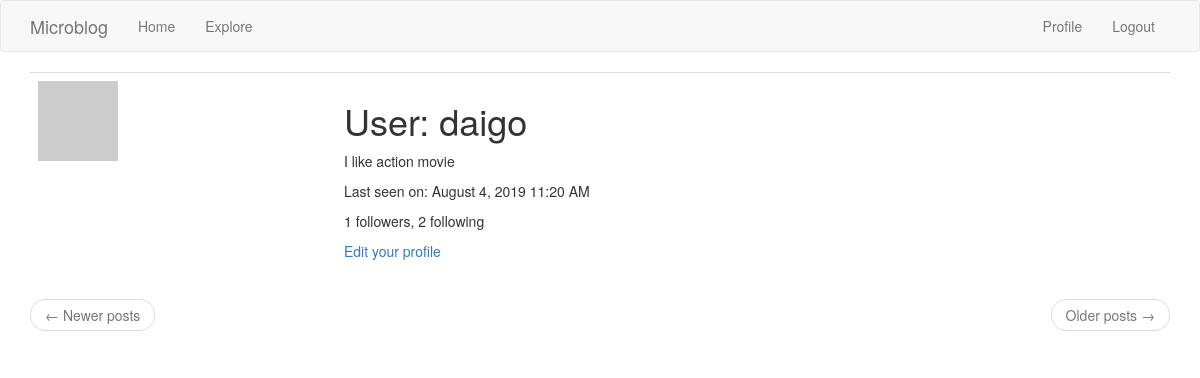
/user/daigo (signed in), run on the app's committed database.
### app/models.py (models this page shows, shortened)
class User(UserMixin, db.Model):
    id = db.Column(db.Integer, primary_key=True)
    username = db.Column(db.String(64), index=True, unique=True)
    email = db.Column(db.String(64), index=True, unique=True)
    password_hash = db.Column(db.String(128))
    posts = db.relationship('Post', backref='author', lazy='dynamic')
    about_me = db.Column(db.String(140))
    last_seen = db.Column(db.DateTime, default=datetime.utcnow)
    followed = db.relationship(
        'User', secondary=followers,
        primaryjoin=(followers.c.follower_id == id),
        secondaryjoin=(followers.c.followed_id == id),
        backref=db.backref('followers', lazy='dynamic'),
        lazy='dynamic')
    def avatar(self, size):
        digest = md5(self.email.lower().encode('utf-8')).hexdigest()
        return 'https://www.gravatar.com/avatar/{}?d=identicon&s={}'.format(
            digest, size)

### app/main/routes.py (the view)
@bp.route('/user/<username>')
@login_required
def user(username):
    user = User.query.filter_by(username=username).first_or_404()
    page = request.args.get('page', 1, type=int)
    posts = user.posts.order_by(Post.timestamp.desc()).paginate(
        page, current_app.config['POSTS_PER_PAGE'], False)
    next_url = url_for('main.user', username=user.username,
                       page=posts.next_num) if posts.has_next else None
    prev_url = url_for('main.user', username=user.username,
                       page=posts.prev_num) if posts.has_prev else None
    return render_template('user.html', user=user, posts=posts.items,
                           next_url=next_url, prev_url=prev_url)

### app/main/routes.py (called while the page is built)
@bp.before_app_request
def before_request():
    if current_user.is_authenticated:
        current_user.last_seen = datetime.utcnow()
        db.session.commit()
    g.locale = str(get_locale())

### app/models.py (called while the page is built)
@login.user_loader
def load_user(id):
    return User.query.get(int(id))

### app/templates/user.html
{% extends "base.html" %}
{% block app_content %}
<table class="table table-hover">
    <tr>
	<td><img src="{{ user.avatar(128) }}"></td>
	<td>
	    <h1>{{ _('User') }}: {{ user.username }}</h1>
	    {% if user.about_me  %}<p>{{ user.about_me }}</p>{% endif %}
	    {% if user.last_seen %}
	    <p>{{ _('Last seen on') }}: {{ moment(user.last_seen).format('LLL') }}</p>
	    {% endif %}
	    <p>{{ _('%(count)d followers', count=user.followers.count()) }}, {{ _('%(count)d following', count=user.followed.count()) }}</p>
	    {% if user == current_user %}
	    <p><a href="{{ url_for('main.edit_profile') }}">{{ _('Edit your profile') }}</a></p>
	    {% elif not current_user.is_following(user) %}
	    <p><a href="{{ url_for('main.follow', username=user.username) }}">{{ _('Follow') }}</a></p>
	    {% else %}
	    <p><a href="{{ url_for('main.unfollow', username=user.username) }}">{{ _('Unfollow') }}</a></p>
	    {% endif %}
	</td>
    </tr>
</table>
<nav aria-label="...">
    <ul class="pager">
	<li class="previous{% if not prev_url %} disabled{% endif %}">
	    <a href="{{ prev_url or '#' }}">
		<span aria-hidden="'true">&larr;</span> {{ _('Newer posts') }}
	    </a>
	</li>
	<li class="next{% if not next_url %} disabled{% endif %}">
	    <a href="{{ next_url or '#' }}">
		{{ _('Older posts') }} <span aria-hidden="true">&rarr;</span>
	    </a>
	</li>
    </ul>
</nav>
{% endblock %}

### data on the page
User: username "daigo", about_me "I like action movie", last_seen "August 4, 2019 11:20 AM"
